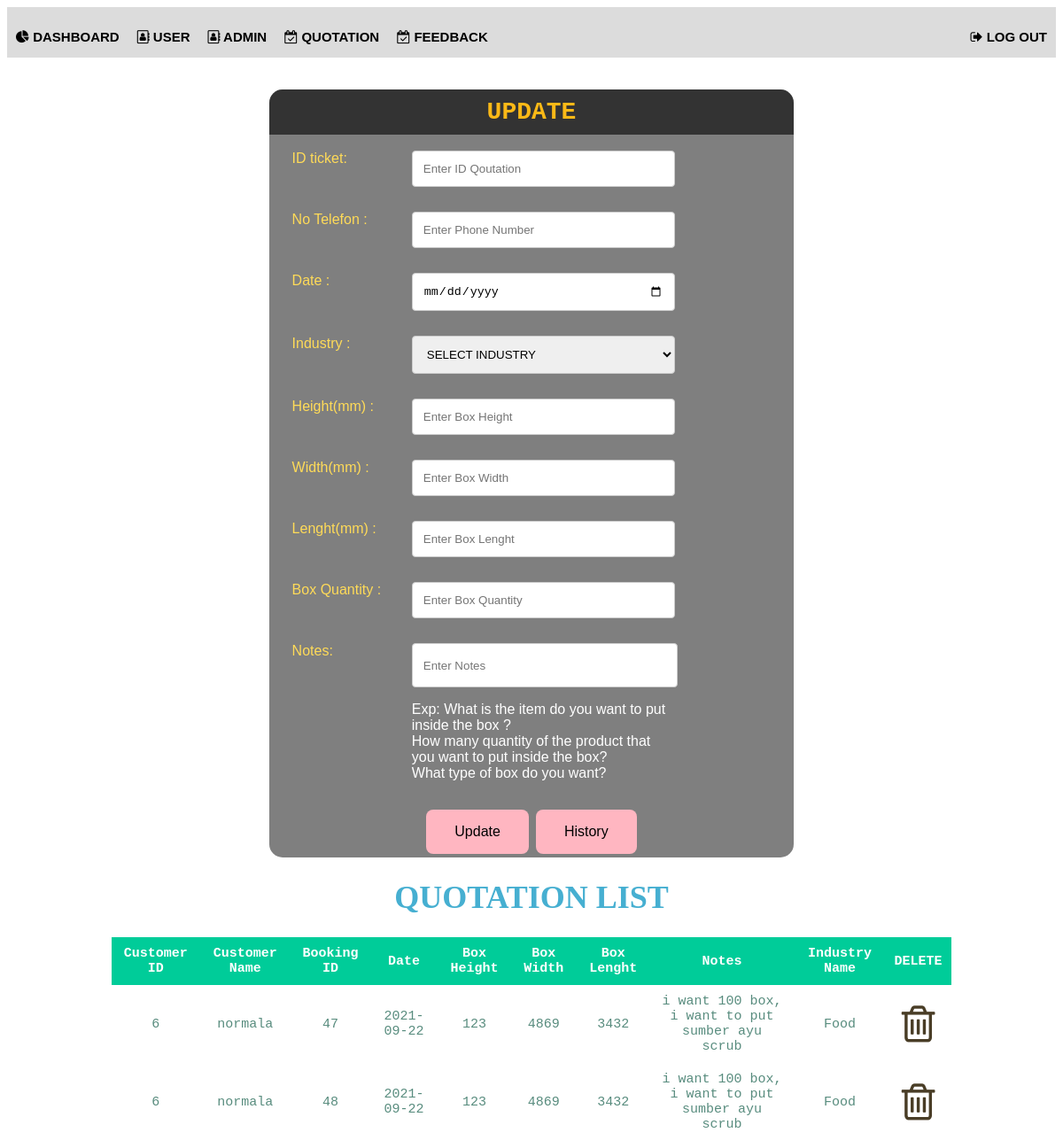
The page /adminRead.php on the database its author committed.
### tables this page shows
CREATE TABLE `registration` (
  `id_Reg` int(11) NOT NULL,
  `notel_Cust` int(20) NOT NULL,
  `date_Reg` varchar(30) NOT NULL,
  `width_Pro` int(50) NOT NULL,
  `height_Pro` int(50) NOT NULL,
  `lenght_Pro` int(50) NOT NULL,
  `quantity2_pro` int(255) NOT NULL,
  `noted_Pro` varchar(255) NOT NULL,
  `ind` varchar(255) NOT NULL,
  `id_Cust` int(11) NOT NULL
);

CREATE TABLE `customer` (
  `id_Cust` int(11) NOT NULL,
  `user_Cust` varchar(100) NOT NULL,
  `pass_Cust` varchar(100) NOT NULL,
  `email_Cust` varchar(100) NOT NULL,
  `noTel_Cust` int(20) NOT NULL,
  `gender_Cust` enum('f','m') NOT NULL,
  `name_Cust` varchar(100) NOT NULL
);

### adminRead.php (the view, shortened to what this page needs)
<!DOCTYPE html>
<html>
<head>
	<link rel="stylesheet" type="text/css" href="css/myStyle.css">
	<link rel="stylesheet" href="https://cdnjs.cloudflare.com/ajax/libs/font-awesome/4.7.0/css/font-awesome.min.css">
<body bgcolor="white">
<div class="navbar">
	<center>
	<ul >
		<h2>
			<b>
				<li><a style="font-size:15px;padding: 5px 10px;"href="report.php"><i class="	fa fa-pie-chart"></i> Dashboard </a></li>
	 			<li><a style="font-size:15px;padding: 5px 10px 15px ; " href="adminReadUser.php"><i class="fa fa-address-book-o"></i>    User </a></li>
	 			<li><a style="font-size:15px;padding: 5px 10px 15px ; " href="adminList.php"><i class="fa fa-address-book-o"></i>    Admin </a></li>
	 			<li><a style="font-size:15px; padding: 5px 10px;" href="adminRead.php"><i class="fa fa-calendar-check-o"></i> Quotation </a></li>
	 			<li><a style="font-size:15px; padding: 5px 10px;" href="adminFeedback.php"><i class="fa fa-calendar-check-o"></i> Feedback </a></li>
	 			<li style=" float:right;"><a style=" font-size:15px; padding: 5px 10px; " href="adminlogout.php"><i class="fa fa-sign-out"></i>  Log Out </a></li>
	 		</b>
		</h2>
	</ul>
	</center>
	<br></br>
</div>
<div class="main-haha">
		<center><h2 style="background-color: rgb(0,0,0,0.6); margin:auto; padding :10px 0px 10px 0px; text-align: center; border-radius: 15px 15px 0px 0px;font-size: 28px; font-family:Lucida Console,Monospace;color:#FBB917">UPDATE</h2></center>
		<form action="#" method="POST" name="form1" onsubmit="required()"><center>
<table class="haha">
  <tr>
     <div class="row">
  <td><div class="col-25"><label for="id_Cust"style="color: #FFDB58">ID ticket:  </label> </div>
   <div class="col-75"><input type="text" id="id_Cust" name="id_Cust"  placeholder="Enter ID Qoutation" required="id_Cust"><br></div></td>
</div>
</tr>
<tr>
    <div class="row">
    <td><div class="col-25"><label for="notel_Cust"style="color: #FFDB58">No Telefon :   </label></div>
    <div class="col-75"><input type="text" id="notel_Cust" name="notel_Cust" placeholder="Enter Phone Number"required="notel_Cust"><br></div></td>
  </div>
  </tr>
<tr>
  <div class="row">
    <td><div class="col-25"><label for="date_Reg"style="color: #FFDB58">Date :   </label></div>
    <div class="col-75"><input type="date" id="date_Reg" name="date_Reg" required="date_Reg"><br></div></td>
  </div>
  </tr>
<tr>
  <div class="row">
  <td><div class="col-25"><label for="ind"style="color: #FFDB58">Industry :   </label></div>
  <div class="col-75"><select id="ind" name="ind">
        <option selected>SELECT INDUSTRY</option>
</select></div>
      </td>
    </div>
      </tr>
  <tr>
    <div class="row">
    <td><div class="col-25"><label for="height_Pro"style="color: #FFDB58">Height(mm) :   </label></div>
    <div class="col-75"><input type="text" id="height_Pro" name="height_Pro" placeholder="Enter Box Height"required="height_Pro"><br></div></td>
  </div>
  </tr>
  <tr>
    <div class="row">
    <td><div class="col-25"><label for="width_Pro"style="color:#FFDB58">Width(mm) :   </label></div>
    <div class="col-75"><input type="text" id="width_Pro" name="width_Pro" placeholder="Enter Box Width" required="width_Pro"><br></div></td>
  </div>
  </tr>
  <tr>
    <div class="row">
    <td><div class="col-25"><label for="lenght_Pro"style="color: #FFDB58">Lenght(mm) :   </label></div>
    <div class="col-75"><input type="text"id="lenght_Pro" name="lenght_Pro"  placeholder="Enter Box Lenght" required="lenght_Pro"><br></div></td>
  </div>
  </tr>
<tr>
  <div class="row">
  <td><div class="col-25"><label for="quantity2_Pro"style="color: #FFDB58" > Box Quantity :  </label></div>
  <div class="col-75"><input type="text" id="quantity2_Pro" name="quantity2_Pro" placeholder="Enter Box Quantity"><br></div></td>
</div>
</tr>
<tr>
  <div class="row">
  <td><div class="col-25"><label for="noted_Pro"style="color: #FFDB58" >Notes:  </label></div>
  <div class="col-75"><input type="text" id="noted_Pro" name="noted_Pro" style="width: 300px;height:50px;"   placeholder="Enter Notes ">
    <br><p style="color: white;font-family: sans-serif;">Exp: What is the item do you want to put inside the box ?<br>How many quantity of the product that you want to put inside the box?<br>What type of box do you want? </p></div>
  </td>
</div>
</tr>
</center>
<button class="button button1" name="update" type="submit" value="Update"onclick="myFunction()">Update</button>
<button class="button button1"target= '_blank' name="update" type="submit" value="History"onclick="window.location.href='#booking';">History</button>
</form>
</div>
		<h1 id="booking"><center>Quotation List</center></h1>
		<center>
<table class="mama">
	<tr>
		<th>Customer ID</th>
		<th>Customer Name</th>
		<th>Booking ID</th>
		<th>Date</th>
		<th>Box Height</th>
		<th>Box Width</th>
		<th>Box Lenght</th>
		<th>Notes</th>
		<th>Industry Name</th>
		<th>DELETE</th>
	</tr>
<?php
 include ('connect.php');
$sql="SELECT * FROM registration INNER JOIN customer ON registration.id_Cust = customer.id_Cust ";
$result=$conn-> query($sql);
if($result->num_rows > 0)
{
	while($row = $result-> fetch_assoc())
	{
		echo"<tr>";
		echo"<td><center>".$row["id_Cust"]. "</center></td>";
		echo"<td><center>".$row["name_Cust"]. "</center></td>";
		echo"<td><center>".$row["id_Reg"]. "</center></td>";
		echo"<td><center>".$row["date_Reg"]. "</center></td>";
		echo"<td><center>".$row["height_Pro"]."</center></td>";
		echo"<td><center>".$row["width_Pro"]."</center></td>";
		echo"<td><center>".$row["lenght_Pro"]."</center></td>";
		echo"<td><center>".$row["noted_Pro"]."</center></td>";
		echo"<td><center>".$row["ind"]."</center></td>";
	?>
	<td align="center"><a href="adminDelete.php?id=<?php echo $row["id_Reg"]; ?>">
			<span style="color: #493D26;">
			<i class="fa fa-trash-o"style="font-size:48px"></i></span>
	<?php
echo"</tr>";
}
echo "</table>";
}
else{
	echo"0 result";
}
?>
</center>
</body>
</html>

### css/myStyle.css (style rules this page uses)
h1 { color: #46AFD1; font-family: Time News Roman,serif ; text-transform: uppercase; font-size:3vw; }
h2 { color:white; font-family:Georgia,Serif; font-size:2vw; }
a { color:#606060; font-family:verdana, sans-serif ; text-transform: uppercase; font-size:15px; }
p { font-family: Lucida Console,Monospace; font-size: 16px; }
ul { list-style-type: none; margin: 0; padding: 0; overflow: hidden; background-color:#DCDCDC; }
li { float: left; }
li a { display: block; color: black; text-align: center; padding: 14px 16px; text-decoration: none; }
.button { background-color: #4CAF50; border: none; color: white; padding: 16px 32px; text-align: center; text-decoration: none; display: inline-block; font-size: 16px; margin: 4px 2px; transition-duration: 0.4s; cursor: pointer; }
.button1 { background-color: #FFB6C1; color:black; border-radius: 8px; }
.haha { font-family:Helvetica,sans-serif ; }

### adminRead.php (style rules this page uses)
table.mama { border-collapse: collapse; width:80%; color:#588c7e; font-family: monospace; font-size: 15px; text-align: center; }
th { background-color: #00cc99; color:white; }
th,td { padding: 10px; }
.main-haha { width: 50%; height: 70%; background-color: rgb(0,0,0,0.5); margin:auto; border-radius: 15px 15px 15px 15px; }
.col-25 { float: left; width: 25%; margin-top: 6px; }
.row:after { content: ""; clear: both; display: table; }
.col-75 { float: left; width: 55%; margin-top: 6px; }
input[type=date] { width: 100%; padding: 12px; border: 1px solid #ccc; border-radius: 4px; box-sizing: border-box; resize: vertical; }
select { width: 100%; padding: 12px; border: 1px solid #ccc; border-radius: 4px; box-sizing: border-box; resize: vertical; }
input[type=text] { width: 100%; padding: 12px; border: 1px solid #ccc; border-radius: 4px; box-sizing: border-box; resize: vertical; }

### rows shown on the page
registration: id_Cust.id_Cust "6", id_Cust.name_Cust "normala", id_Reg "47", date_Reg "2021-09-22", height_Pro "123", width_Pro "4869", lenght_Pro "3432", noted_Pro "i want 100 box, i want to put sumber ayu scrub", ind "Food"
registration: id_Cust.id_Cust "6", id_Cust.name_Cust "normala", id_Reg "48", date_Reg "2021-09-22", height_Pro "123", width_Pro "4869", lenght_Pro "3432", noted_Pro "i want 100 box, i want to put sumber ayu scrub", ind "Food"
